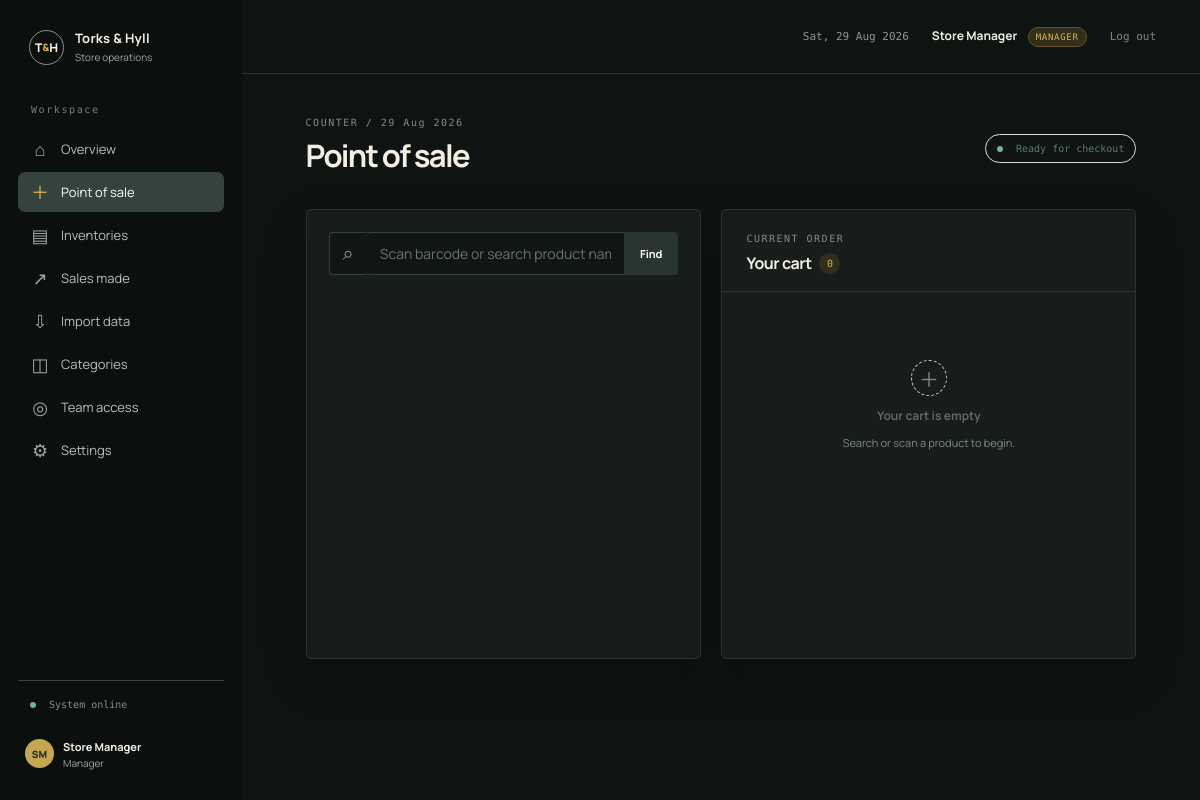
The app's page /index.php?page=pos (signed in) with its own data.
### tables this page shows
CREATE TABLE users (
  id INT UNSIGNED AUTO_INCREMENT PRIMARY KEY,
  employee_id VARCHAR(40) NOT NULL UNIQUE,
  first_name VARCHAR(80) NOT NULL,
  last_name VARCHAR(80) NOT NULL,
  email VARCHAR(160) NOT NULL UNIQUE,
  phone VARCHAR(40) NOT NULL DEFAULT '',
  password_hash VARCHAR(255) NOT NULL,
  role ENUM('manager','cashier') NOT NULL DEFAULT 'cashier',
  is_active TINYINT(1) NOT NULL DEFAULT 1,
  last_login_at DATETIME NULL,
  created_at TIMESTAMP NOT NULL DEFAULT CURRENT_TIMESTAMP
);

### app/auth.php (called while the page is built, shortened)
<?php
function current_user(): ?array
{
    static $loaded = false;
    static $user = null;
    if ($loaded) {
        return $user;
    }
    $loaded = true;
    $id = (int)($_SESSION['user_id'] ?? 0);
    if ($id > 0) {
        $stmt = db()->prepare('SELECT * FROM users WHERE id = ? AND is_active = 1');
        $stmt->execute([$id]);
        $user = $stmt->fetch() ?: null;
    }
    return $user;
}
function require_login(): void
{
    if (!current_user()) {
        redirect('login');
    }
}
function can(string $page): bool
{
    $user = current_user();
    if ($user['role'] === 'manager') {
        return true;
    }
    return in_array($page, ['dashboard', 'inventory', 'sales', 'pos', 'receipt'], true);
}

### app/db.php (called while the page is built, shortened)
<?php
function db(): PDO
{
    static $pdo;
    if ($pdo instanceof PDO) {
        return $pdo;
    }
    $cfg = app_config('db');
    $dsn = sprintf(
        'mysql:host=%s;dbname=%s;charset=%s',
        $cfg['host'],
        $cfg['name'],
        $cfg['charset'] ?? 'utf8mb4'
    );
    $pdo = new PDO($dsn, $cfg['user'], $cfg['pass'], [
        PDO::ATTR_ERRMODE => PDO::ERRMODE_EXCEPTION,
        PDO::ATTR_DEFAULT_FETCH_MODE => PDO::FETCH_ASSOC,
        PDO::ATTR_EMULATE_PREPARES => false,
    ]);
    return $pdo;
}

### app/helpers.php (called while the page is built, shortened)
<?php
function e(mixed $value): string
{
    return htmlspecialchars((string)($value ?? ''), ENT_QUOTES, 'UTF-8');
}
function url(string $page = 'dashboard', array $params = []): string
{
    $query = array_merge(['page' => $page], $params);
    return 'index.php?' . http_build_query($query);
}

### app/layout.php (the view, shortened to what this page needs)
<?php
function render_header(string $title): void
{
    $user = current_user();
    $flashes = consume_flashes();
    ?>
    <!doctype html>
    <html lang="en">
    <head>
        <link rel="stylesheet" href="assets/css/app.css">
    </head>
    <body class="<?= $user ? 'app-shell' : 'auth-shell' ?>">
    <?php if ($user): ?>
        <aside class="sidebar">
            <a class="brand" href="<?= e(url('dashboard')) ?>">
                <span class="brand-mark">T<span>&</span>H</span>
                <span><strong>Torks & Hyll</strong><small>Store operations</small></span>
            </a>
            <nav class="nav">
                <div class="nav-label">Workspace</div>
                <?php
                $items = [
                    ['dashboard', 'Overview', '⌂'],
                    ['pos', 'Point of sale', '＋'],
                    ['inventory', 'Inventories', '▤'],
                    ['sales', 'Sales made', '↗'],
                ];
                if ($user['role'] === 'manager') {
                    $items[] = ['import', 'Import data', '⇩'];
                    $items[] = ['categories', 'Categories', '◫'];
                    $items[] = ['users', 'Team access', '◎'];
                    $items[] = ['settings', 'Settings', '⚙'];
                }
                foreach ($items as [$page, $label, $icon]):
                    ?>
                    <a class="<?= ($_GET['page'] ?? 'dashboard') === $page ? 'active' : '' ?>" href="<?= e(url($page)) ?>">
                        <span class="nav-icon"><?= e($icon) ?></span><?= e($label) ?>
                    </a>
                <?php endforeach; ?>
            </nav>
            <div class="sidebar-foot">
                <div class="status-dot"><i></i> System online</div>
                <a class="user-chip" href="<?= e(url('settings')) ?>">
                    <span class="avatar"><?= e(strtoupper(substr($user['first_name'], 0, 1) . substr($user['last_name'], 0, 1))) ?></span>
                    <span><strong><?= e($user['first_name'] . ' ' . $user['last_name']) ?></strong><small><?= e(ucfirst($user['role'])) ?></small></span>
                </a>
            </div>
        </aside>
        <main class="main">
            <header class="topbar">
                <div class="topbar-right">
                    <span class="date-label"><?= e(date('D, d M Y')) ?></span>
                    <a class="topbar-user" href="<?= e(url('settings')) ?>">
                        <?= e($user['first_name'] . ' ' . $user['last_name']) ?>
                        <span class="role-pill"><?= e(strtoupper($user['role'])) ?></span>
                    </a>
                    <a class="logout" href="<?= e(url('logout')) ?>">Log out</a>
                </div>
            </header>
            <div class="page">
    <?php else: ?>
        <?php foreach ($flashes as $flash): ?>
            <div class="toast toast-<?= e($flash['type']) ?> auth-toast"><?= e($flash['message']) ?></div>
        <?php endforeach; ?>
    <?php endif; ?>
    <?php
}
function render_footer(): void
{
    ?>
            </div>
        </main>
    </body>
    </html>
    <?php
}

### assets/css/app.css (style rules this page uses)
:root { --ink:#12120f;--muted:#77766e;--line:#e5e2d8;--paper:#f5f3ed;--panel:#fffefa;--gold:#e1b94e;--gold-deep:#ad8522;--red:#b94c42;--green:#3d845f;--navy:#1c2827;--shadow:0 16px 45px rgba(32,29,18,.06) }
* { box-sizing:border-box }
body { margin:0;background:var(--paper);color:var(--ink);font:14px Manrope,Arial,sans-serif }
a { color:inherit;text-decoration:none }
small { display:block;color:var(--muted);font-size:11px;line-height:1.6 }
.brand-mark { display:inline-flex;align-items:center;justify-content:center;width:35px;height:35px;border:1px solid #777669;border-radius:50%;font:800 12px Manrope }
.brand-mark span { color:var(--gold-deep);font-size:10px }
.app-shell { display:flex;min-height:100vh }
.sidebar { width:242px;position:fixed;inset:0 auto 0 0;display:flex;flex-direction:column;background:var(--navy);color:#f5f1e7;padding:29px 18px 20px }
.brand { display:flex;align-items:center;gap:11px;padding:0 11px 39px }
.brand strong { display:block;font-size:13px;letter-spacing:.02em }
.brand small { color:#9ea7a0;font-size:10px;margin-top:2px }
.sidebar .brand-mark { color:#f6f0df;border-color:#8c9289 }
.sidebar .brand-mark span { color:var(--gold) }
.nav { flex:1 }
.nav-label { color:#73807a;font:500 10px "DM Mono";letter-spacing:.16em;padding:0 13px 11px }
.nav a { display:flex;align-items:center;gap:12px;border-radius:7px;color:#b8c0ba;padding:11px 13px;margin:3px 0;font-size:13px;transition:.2s }
.nav a.active { background:#34433e;color:#fff }
.nav-icon { width:18px;color:#9eaa9e;text-align:center;font-size:18px;line-height:1 }
.nav a.active .nav-icon { color:var(--gold) }
.sidebar-foot { border-top:1px solid #394541;padding-top:18px }
.status-dot { color:#7d9386;font:10px "DM Mono";padding:0 12px 17px }
.status-dot i,.live-pill i { display:inline-block;width:6px;height:6px;background:#72b48c;border-radius:50%;margin-right:7px }
.user-chip { display:flex;align-items:center;gap:9px;padding:9px 7px;border-radius:7px }
.user-chip strong { font-size:11px }
.user-chip small { color:#9ea7a0;font-size:10px }
.avatar { display:grid;place-items:center;width:29px;height:29px;background:#c4a653;color:#1e2a28;border-radius:50%;font-size:10px;font-weight:800 }
.main { margin-left:242px;flex:1;min-width:0 }
.topbar { height:74px;border-bottom:1px solid var(--line);display:flex;align-items:center;justify-content:flex-end;padding:0 44px;background:rgba(245,243,237,.8) }
.topbar-right { display:flex;align-items:center;gap:23px }
.date-label { color:#97948b;font:11px "DM Mono" }
.topbar-user { font-size:12px;font-weight:700 }
.role-pill { display:inline-block;margin-left:8px;border:1px solid #d5c997;background:#f6eed3;color:#96762b;border-radius:20px;padding:4px 7px;font:500 9px "DM Mono";letter-spacing:.08em }
.logout { color:#88847b;font:11px "DM Mono" }
.page { padding:43px 5.3vw 70px;max-width:1450px }
:root { --paper:#0f1413;--panel:#171d1b;--ink:#f2eee2;--muted:#9ba49e;--line:#2a3430;--gold:#e1b94e;--gold-deep:#cba13a;--red:#d56b5e;--green:#6db98a;--navy:#0b100f;--shadow:0 18px 50px rgba(0,0,0,.22) }
body { background:var(--paper);color:var(--ink) }
.topbar { background:rgba(15,20,19,.92);border-color:var(--line) }
.role-pill,.count-badge { background:#332e1b;border-color:#65562b;color:#d6b552 }

### records on screen
users: first_name+last_name "SM", first_name+last_name "Store Manager", role "Manager", role "MANAGER"

### other values on screen
$icon "⌂"
$label "Overview"
$icon "＋"
$label "Point of sale"
$icon "▤"
$label "Inventories"
$icon "↗"
$label "Sales made"
$icon "⇩"
$label "Import data"
$icon "◫"
$label "Categories"
$icon "◎"
$label "Team access"
$icon "⚙"
